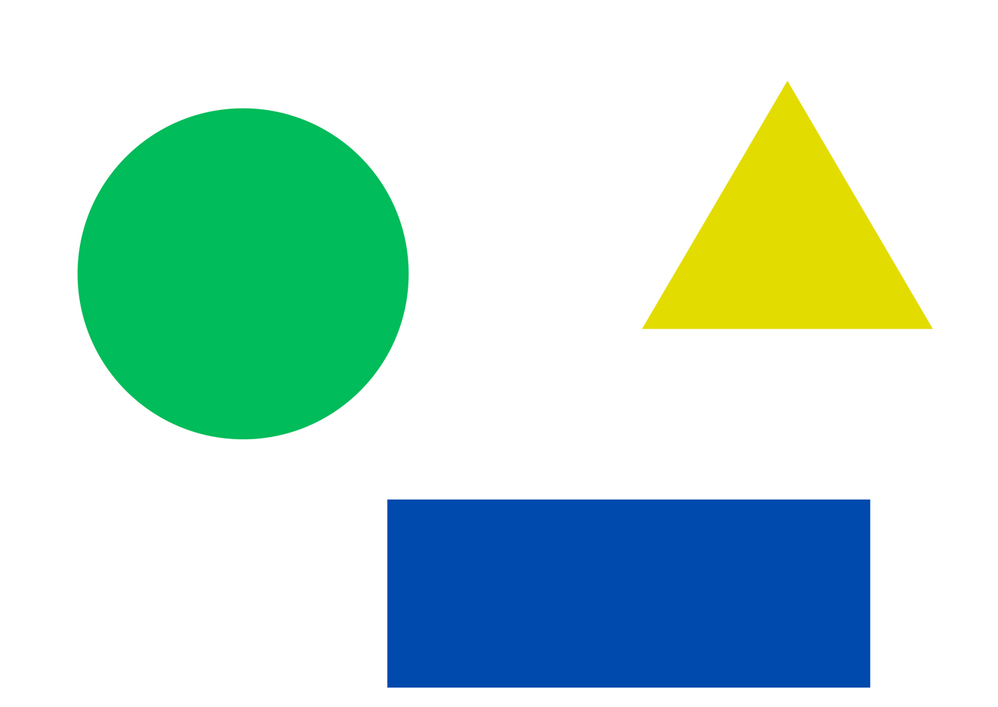
#> input picture images/shapes2.png, 998 x 707 px, shrunk from 1361 x 964 before the run
$ python sorting_contours.py
#> lines starting #> are read from the running program, lines starting #| are printed output that depends on the picture; after the words box and inside, x2 and y2 are one past the last pixel; in counts of white or black regions, pixels touching at a corner belong together
import cv2
import numpy as np

image = cv2.imread("images/shapes2.png")
#> image is the input picture: shape (707, 998, 3); mean B, G, R 211.4, 221.7, 189.6

# Create a blank image
blank_image = np.zeros((image.shape[0], image.shape[1], 3))

# Convert to Gray scale
gray_image = cv2.cvtColor(image, cv2.COLOR_BGR2GRAY)
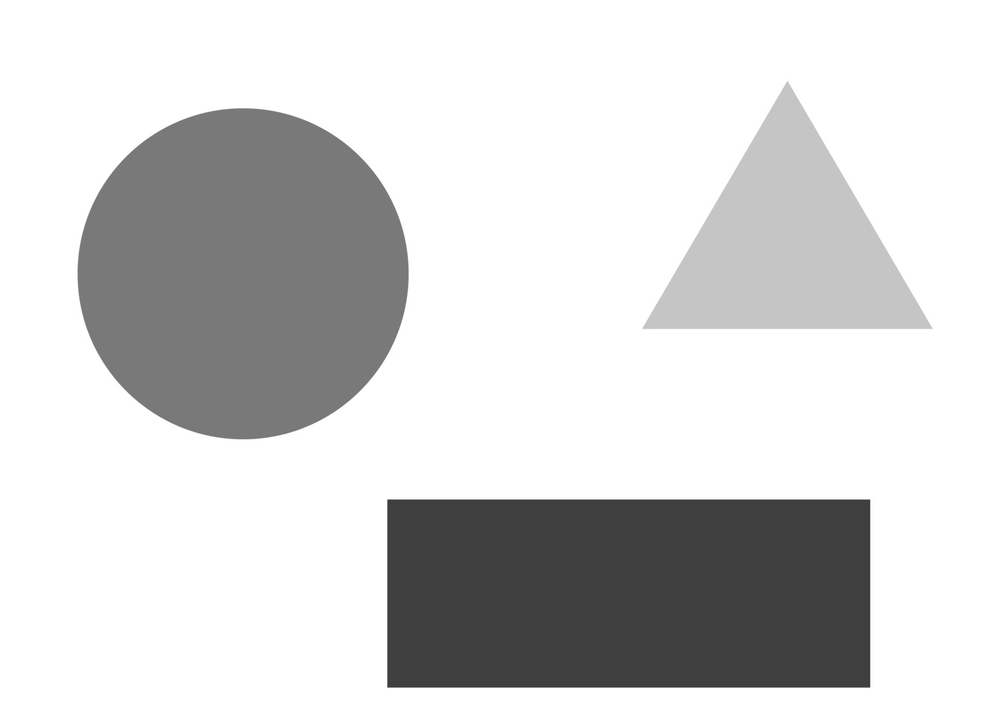
#> gray_image: shape (707, 998); min 46, max 255, mean 210.9
# Edge Detection
edges = cv2.Canny(gray_image, 50, 200)
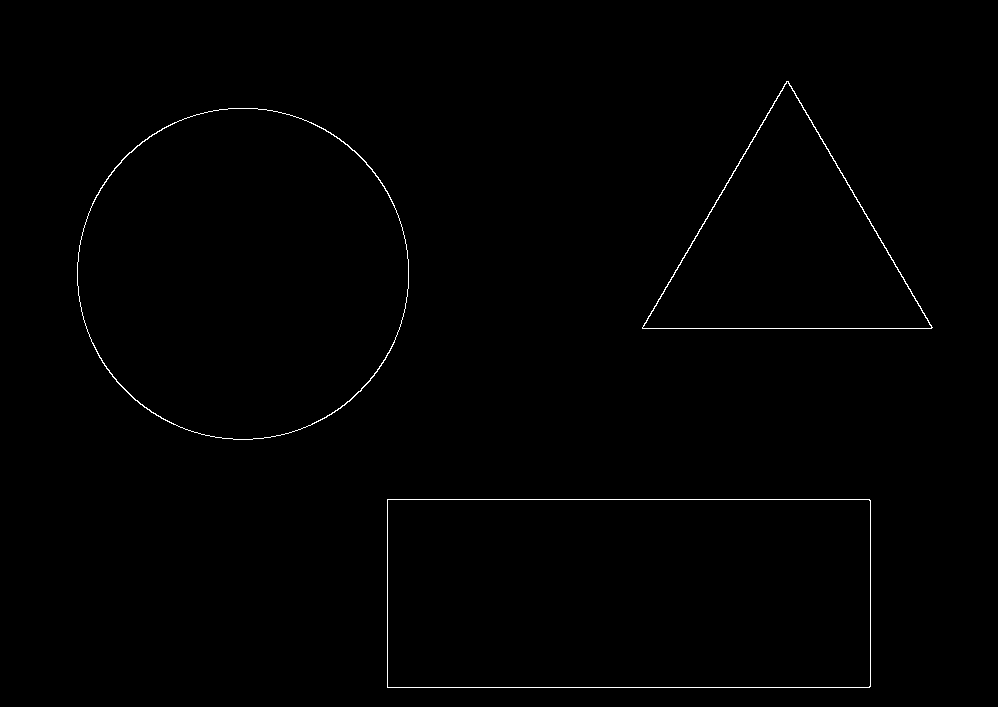
#> edges: shape (707, 998); 0.51% white in thin lines or dots, all inside (x1, y1, x2, y2) = (77, 81, 933, 688)

# Find the contours
contours, hierarchy = cv2.findContours(edges.copy(), cv2.RETR_EXTERNAL, cv2.CHAIN_APPROX_NONE)
#> contours = 3 contours; box (x1, y1, x2, y2) and area: (387, 499, 871, 688) 90803, (77, 108, 409, 440) 86242, (642, 81, 933, 329) 36112
# Draw the contours
# cons_image = cv2.drawContours(blank_image, contours, -1, (0, 255, 0), 1)

print("No. of contours detected", len(contours))
#| No. of contours detected 3
c_images = []
for (i, c) in enumerate(contours):
    cs = []
    area = cv2.contourArea(c)
    # get the centers for all the contours
    center = cv2.moments(c)
    (x, y, w, h) = cv2.boundingRect(c)
    cx = int(center['m10'] / center['m00'])
    cy = int(center['m01'] / center['m00'])
    image = cv2.drawContours(blank_image, [c], -1, (0, 255, 0), 1)
    cv2.putText(image, "Contour- {}".format(i), (int(cx - (w/4)), cy), cv2.FONT_HERSHEY_SIMPLEX, 1, 255, 1)
    cv2.putText(image, "Area - {}".format(area), (int(cx - (w/4)), cy + 40), cv2.FONT_HERSHEY_SIMPLEX, 1, 255, 1)
    print("=========================\n"
          "adding contour {} of {} \n"
          "center => ({}, {}) \n"
          "area => {}\n"
          "Width and height ({}, {}) \n"
          "========================== \n"
          "".format(i, len(contours), cx, cy, area, w, h)
          )
    c_images.append(image)
#> this loop made 3 passes
#> (area, x, y, w, h, cx, cy) on passes 1 to 3: (90803, 387, 499, 484, 189, 628, 593), (86241.5, 77, 108, 332, 332, 242, 273), (36111.5, 642, 81, 291, 248, 786, 245)
#> (printed output is left out)
#> pass 2, `image = cv2.drawContours(blank_image, [c], -1, (0, 255, 0), 1)`:
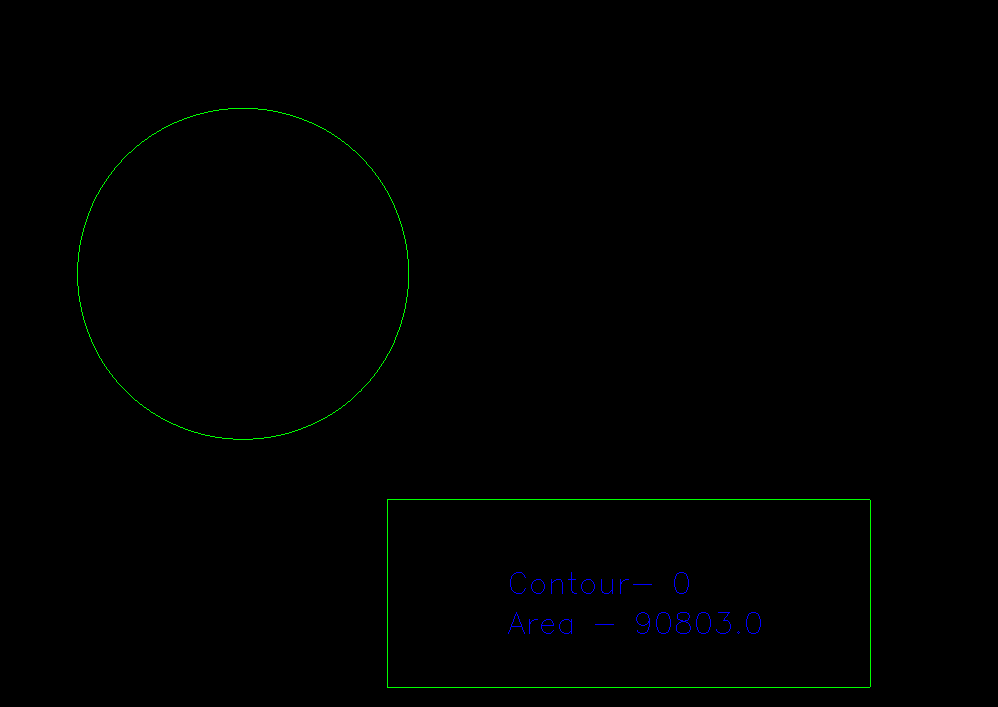
#> image: shape (707, 998, 3) float64; mean of channels 0, 1, 2 0.3, 0.8, 0; drawn as B, G, R
#> after the loop, c_images = 3 items

images = np.concatenate(c_images, axis=1)
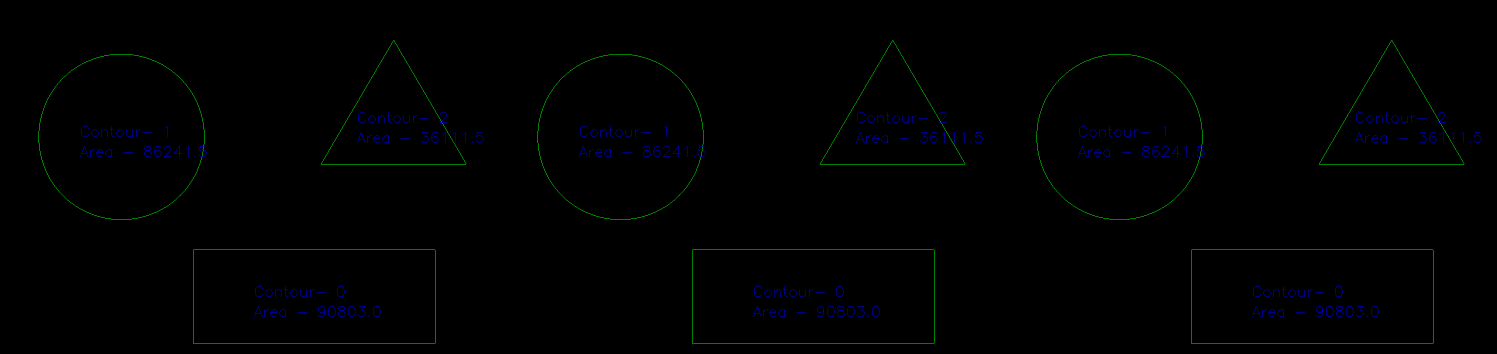
#> images: shape (707, 2994, 3) float64 (shown at 1/2 size); mean of channels 0, 1, 2 0.9, 1.1, 0; drawn as B, G, R
# Show the image
cv2.imshow("Contours on a blank Image", blank_image)
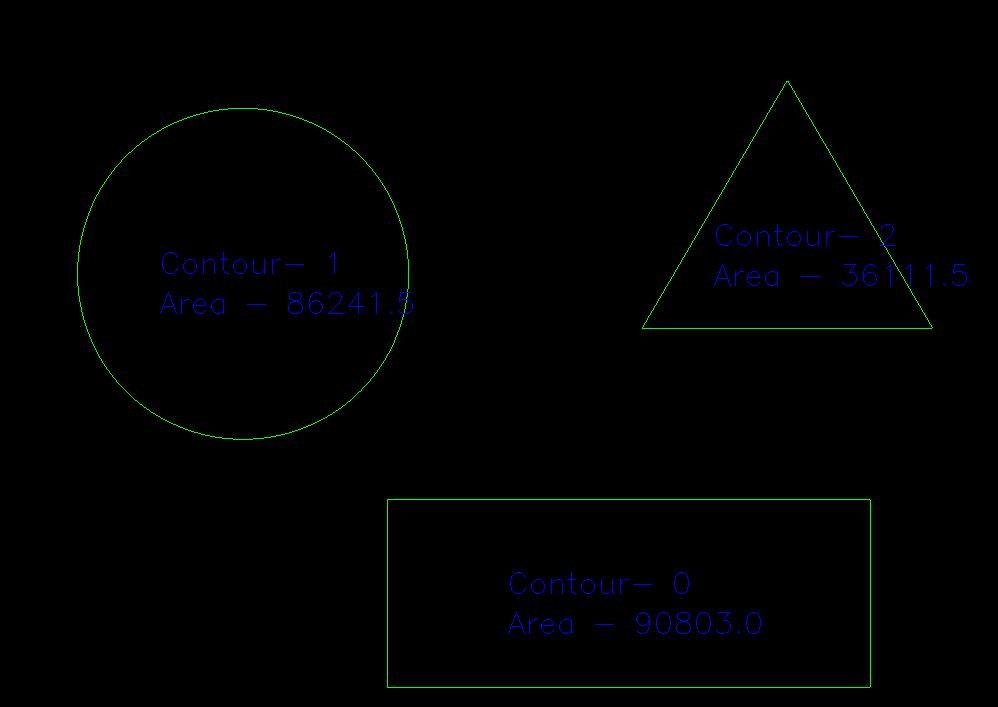
#> window 'Contours on a blank Image': shape (707, 998, 3); mean B, G, R 0.9, 1.1, 0
# House keeping
cv2.waitKey(0)
cv2.destroyAllWindows()

$ run again, with images/circles3.png copied over images/shapes2.png
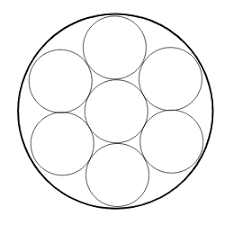
#> input picture images/circles3.png, 225 x 225 px
#> image is the input picture: shape (225, 225, 3); min 0, max 255, mean 246
#> `edges = cv2.Canny(gray_image, 50, 200)`:
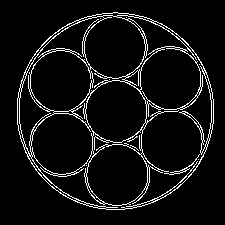
#> edges: shape (225, 225); 6.7% white in thin lines or dots, all inside (x1, y1, x2, y2) = (17, 12, 214, 210)
#> contours = 1 contour; box (x1, y1, x2, y2) and area: (17, 12, 214, 210) 30446
#| No. of contours detected 1
#> the loop `for (i, c) in enumerate(contours):` made 1 pass
#> (area, x, y, w, h, cx, cy) on pass 1: (30446, 17, 12, 197, 198, 114, 110)
#> (printed output is left out)
#> after the loop `for (i, c) in enumerate(contours):`: c_images = 1 item
#> `cv2.imshow("Contours on a blank Image", blank_image)`:
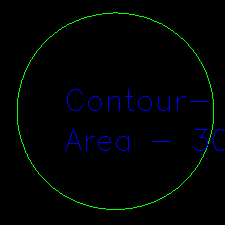
#> window 'Contours on a blank Image': shape (225, 225, 3); mean B, G, R 2.7, 2.8, 0
